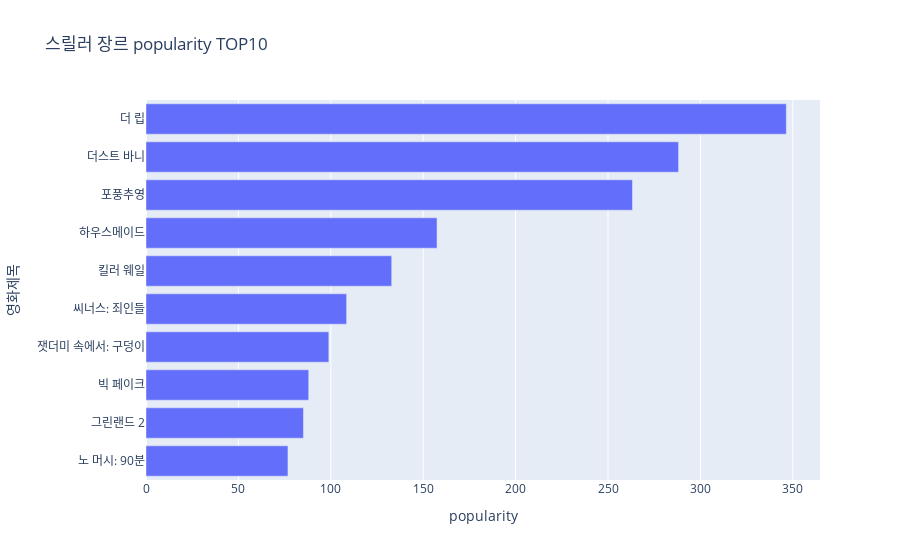

The code cell stored with this chart in its notebook:
### Markdown cell above
- [12, 15, 18, 20, 22, 25, 30, 35, 40, 100]
- 일반적으로 데이터를 분석할 때, 평균을 사용하기도 하지만 중앙(간)값 = 물리적인 가운데 값
- 짝수 / 홀수
- 짝수 일 때 = 중간 값 두개 더한 평균
- 홀수 일 때 = 그 가운데 1개 값
- median = (22 + 25) / 2 = 23.5
- 하위 50% = 12, 15, 18, 20, 22
   - 하위 50% 의 중앙값 = 1사분위 = Q1 = 18 (하위 25%)
- 상위 50% = 25, 30, 35, 40, 100
   - 상위 50% 의 중앙값 = 3사분위 = Q3 = 35 (상위 25%)
- IQR = InterQuartile Range = 중앙값 기준 퍼짐 정도
   - Q3 - Q1 = 35 - 18 = 17
- Lower Fence : 하한치 = Q1 - IQR X 1.5  = 18 - (17 * 1.5) = 18 - 25.5 = -7.5
- Upper Fence : 상한치 = Q3 + IQR X 1.5 = 35 + (17 * 1.5) = 35 + 25.5 = 60.5
- min = 12
- max = 40 (100이 될 수 없는 것은 상한치 보다 높기 때문!!)
- 이상치 = 100 = Outlier
- mean = (12 + 15 + 18 + 20 + 22 + 30 + 35 + 40 + 100) / 10 => 평균 = 31.7
- 편차 = 평균에서의 차이 12 - 31.7 = 19.7 / -16.7 / -13.7 ~~~~~ 68.3
- 음.양 x 평균으로 부터 대체적으로 얼만큼 떨어져 있느냐?
- 표준편차 = 모든 편차의 평균
- 제곱편차 = 388.09 / 278.89 / 187.69 ~~~~ 4664.89 => 5878.10
- 제곱편차 / n (10) = 모(집단)분산 = 587.81 => 10개라는 데이터가 확실하게 고정
- 제곱편차 / n - 1 (9) = 표(본)분산 = 653.12 => 1000만개 -> 과소추정법칙
- r 587.81 = 24.24 # r 루트
- r 653.12 = 25.55

### Code cell
TARGET_GENRE = "스릴러"
TOP_N = 10

tmp = df_g[df_g["genre"] == TARGET_GENRE].copy()
tmp = tmp.dropna(subset=["popularity"])
tmp = tmp.sort_values("popularity", ascending=False).head(TOP_N)

fig = px.bar(
    tmp.sort_values("popularity"),
    x = "popularity",
    y = "title",
    hover_data=["vote_average", "vote_count", "original_language"],
    title=f"{TARGET_GENRE} 장르 popularity TOP{TOP_N}"
)

fig.update_layout(xaxis_title = "popularity", yaxis_title = "영화제목")
fig.show()

### Figure 1 — Plotly figure (JSON) as saved in the notebook; plotly's stock layout.template omitted (floating-point values rounded to 4 significant figures)
{"data": [{"alignmentgroup": "True", "customdata": [[6.785, 65, "en"], [6.5, 104, "en"], [6.5, 68, "it"], [3.846, 13, "ar"], [7.481, 3408, "en"], [5.631, 42, "en"], [7.102, 542, "en"], [7.195, 347, "zh"], [6.564, 128, "en"], [7.033, 842, "en"]], "hovertemplate": "popularity=%{x}<br>title=%{y}<br>vote_average=%{customdata[0]}<br>vote_count=%{customdata[1]}<br>original_language=%{customdata[2]}<extra></extra>", "legendgroup": "", "marker": {"color": "#636efa", "pattern": {"shape": ""}}, "name": "", "offsetgroup": "", "orientation": "h", "showlegend": false, "textposition": "auto", "type": "bar", "x": [76.81, 85.19, 88.05, 98.93, 108.6, 132.9, 157.5, 263.2, 288.2, 346.5], "xaxis": "x", "y": ["노 머시: 90분", "그린랜드 2", "빅 페이크", "잿더미 속에서: 구덩이", "씨너스: 죄인들", "킬러 웨일", "하우스메이드", "포풍추영", "더스트 바니", "더 립"], "yaxis": "y"}], "layout": {"barmode": "relative", "legend": {"tracegroupgap": 0}, "title": {"text": "스릴러 장르 popularity TOP10"}, "xaxis": {"anchor": "y", "domain": [0, 1], "title": {"text": "popularity"}}, "yaxis": {"anchor": "x", "domain": [0, 1], "title": {"text": "영화제목"}}}}
